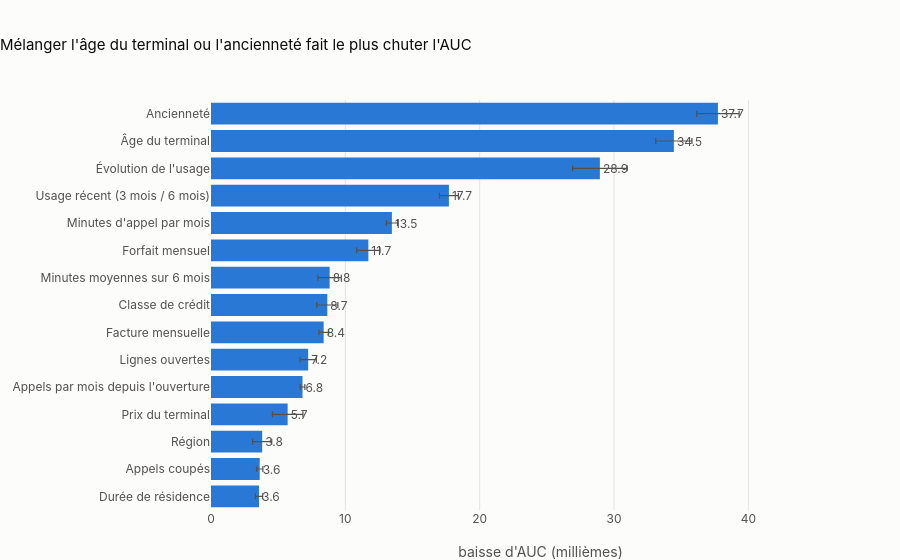

Notebook code for this chart:
### Markdown cell above
## 1. Importance par permutation (fold de validation)

Modèle LightGBM final entraîné sur 4 folds, évalué sur le 5e (16 000 clients jamais vus). Pour chaque **variable d'origine**, on mélange ses valeurs et on mesure la baisse d'AUC (5 répétitions). Mélanger une variable d'origine perturbe aussi toutes les features qui en dérivent.

### Code cell
train_idx, valid_idx = folds[0]
fold_model = build_pipeline(cfg.models.final).fit(train.iloc[train_idx], y.iloc[train_idx])
X_valid = train.iloc[valid_idx].drop(columns=[cfg.data.target])
perm = permutation_importance(fold_model, X_valid, y.iloc[valid_idx], scoring="roc_auc",
                              n_repeats=5, random_state=cfg.random_state, n_jobs=1)
perm_df = pd.DataFrame({"baisse_auc": perm.importances_mean, "ecart_type": perm.importances_std},
                       index=X_valid.columns).sort_values("baisse_auc", ascending=False)
perm_df["libelle"] = [label(c) for c in perm_df.index]
display(perm_df.head(15).round(5))
top_perm = perm_df.head(15)
publish(horizontal_bar_chart(1000 * top_perm.set_index("libelle")["baisse_auc"],
                             "Mélanger l'âge du terminal ou l'ancienneté fait le plus chuter l'AUC",
                             "baisse d'AUC (millièmes)", error=1000 * top_perm.set_index("libelle")["ecart_type"], fmt=".1f"),
        "07_permutation", width=1000)

### Figure 1 — Plotly figure (JSON) as saved in the notebook; plotly's stock layout.template omitted (floating-point values rounded to 4 significant figures)
{"data": [{"cliponaxis": false, "error_x": {"array": [0.2725, 0.2365, 0.7126, 1.137, 0.1745, 0.6098, 0.3573, 0.7862, 0.8678, 0.8664, 0.4147, 0.7054, 2.036, 1.346, 1.58], "color": "#52514e", "thickness": 1.2, "type": "data", "width": 3}, "hovertemplate": "%{y}<br>%{x:.1f}<extra></extra>", "marker": {"color": "#2a78d6"}, "orientation": "h", "text": ["3.6", "3.6", "3.8", "5.7", "6.8", "7.2", "8.4", "8.7", "8.8", "11.7", "13.5", "17.7", "28.9", "34.5", "37.7"], "textposition": "outside", "type": "bar", "x": [3.573, 3.626, 3.809, 5.706, 6.813, 7.232, 8.386, 8.658, 8.832, 11.71, 13.47, 17.71, 28.95, 34.45, 37.73], "y": ["Durée de résidence", "Appels coupés", "Région", "Prix du terminal", "Appels par mois depuis l'ouverture", "Lignes ouvertes", "Facture mensuelle", "Classe de crédit", "Minutes moyennes sur 6 mois", "Forfait mensuel", "Minutes d'appel par mois", "Usage récent (3 mois / 6 mois)", "Évolution de l'usage", "Âge du terminal", "Ancienneté"]}], "layout": {"height": 560, "title": {"text": "Mélanger l'âge du terminal ou l'ancienneté fait le plus chuter l'AUC"}, "xaxis": {"range": [0, 49.05], "title": {"text": "baisse d'AUC (millièmes)"}}, "yaxis": {"type": "category"}}}
